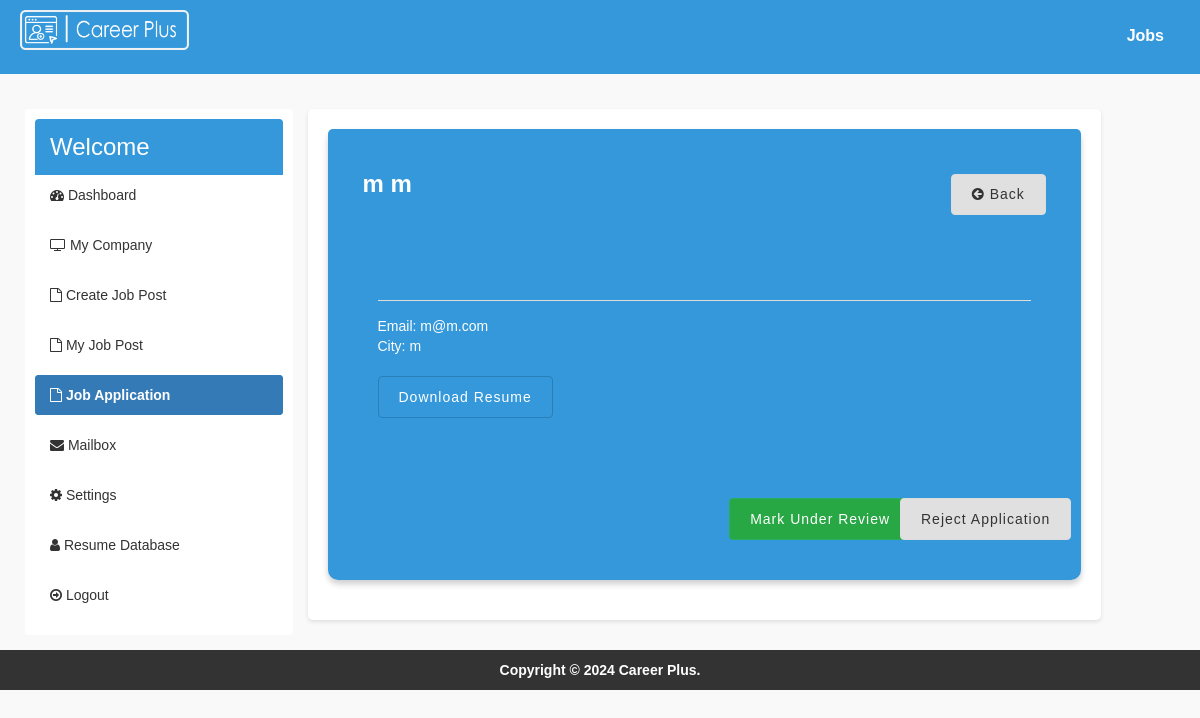
The page /company/user-application.php?id=14&id_jobpost=22 (signed in) on the database its author committed.
### tables this page shows
CREATE TABLE `users` (
  `id_user` int(11) NOT NULL,
  `firstname` varchar(255) NOT NULL,
  `lastname` varchar(255) NOT NULL,
  `email` varchar(255) NOT NULL,
  `password` varchar(255) NOT NULL,
  `address` text,
  `city` varchar(255) DEFAULT NULL,
  `state` varchar(255) DEFAULT NULL,
  `contactno` varchar(255) DEFAULT NULL,
  `qualification` varchar(255) DEFAULT NULL,
  `stream` varchar(255) DEFAULT NULL,
  `passingyear` varchar(255) DEFAULT NULL,
  `dob` varchar(255) DEFAULT NULL,
  `age` varchar(255) DEFAULT NULL,
  `designation` varchar(255) DEFAULT NULL,
  `resume` varchar(255) DEFAULT NULL,
  `hash` varchar(255) DEFAULT NULL,
  `active` int(11) NOT NULL DEFAULT '1',
  `aboutme` text NOT NULL,
  `skills` text
);

### company/user-application.php (the view, shortened to what this page needs)
<?php
require_once("../db.php");
?>
<!DOCTYPE html>
<html>
<head>
  <link rel="stylesheet" href="https://cdnjs.cloudflare.com/ajax/libs/ionicons/2.0.1/css/ionicons.min.css">
  <link rel="stylesheet" href="https://cdnjs.cloudflare.com/ajax/libs/twitter-bootstrap/3.3.7/css/bootstrap.min.css">
  <link rel="stylesheet" href="https://cdnjs.cloudflare.com/ajax/libs/font-awesome/4.7.0/css/font-awesome.min.css">
  <link rel="stylesheet" href="../css/style.css">
  <link rel="stylesheet" href="https://cdn.datatables.net/1.10.15/css/jquery.dataTables.min.css">
</head>
<body>
  <div class="wrapper">
  <header class="main-header">
      <a href="index.php" class="logo">
        <img class="header-logo" src="../img/career plus.png" alt="career plus logo" >
      </a>
      <div class="navbar ">
        <ul class="nav navbar-nav">
          <li>
            <a href="../jobs.php" class="d1">Jobs</a>
          </li>
        </ul>
      </div>
  </header>
    <div class="content-wrapper">
      <div class="row">
        <div class="col-md-3">
          <div class="box-nav ">
              <div class="box-header with-border">
                <h3 class="box-title">Welcome <b><?php echo $_SESSION['name']; ?></b></h3>
              </div>
              <div class="box-body no-padding">
                <ul class="nav nav-pills nav-stacked">
                  <li ><a href="index.php"><i class="fa fa-dashboard"></i> Dashboard</a></li>
                  <li><a href="edit-company.php"><i class="fa fa-tv"></i> My Company</a></li>
                  <li><a href="create-job-post.php"><i class="fa fa-file-o"></i> Create Job Post</a></li>
                  <li><a href="my-job-post.php"><i class="fa fa-file-o"></i> My Job Post</a></li>
                  <li class="active"><a href="job-applications.php"><i class="fa fa-file-o"></i> Job Application</a></li>
                  <li><a href="mailbox.php"><i class="fa fa-envelope"></i> Mailbox</a></li>
                  <li><a href="settings.php"><i class="fa fa-gear"></i> Settings</a></li>
                  <li><a href="resume-database.php"><i class="fa fa-user"></i> Resume Database</a></li>
                  <li><a href="../logout.php"><i class="fa fa-arrow-circle-o-right"></i> Logout</a></li>
                </ul>
              </div>
            </div>
          </div>
          <div class="col-md-8 bg-white padding-2">
          <div class="box box-solid">
            <div class="box box-primary">
             <div class="box-header with-border">
              <?php
               $sql = "SELECT * FROM users WHERE id_user='$_GET[id]'";
                $result = $conn->query($sql);
                if($result->num_rows > 0) {
                  while($row = $result->fetch_assoc())
                  {
                ?>
                  <h2><b><?php echo $row['firstname']. ' '.$row['lastname']; ?></b></h2>
                  <a href="job-applications.php" class="btn btn-default btn-lg btn-flat margin-top-20"><i class="fa fa-arrow-circle-left"></i> Back</a>
              </div>
                <div class="sub-box">
                <hr>
                <div>
                  <?php
                    echo 'Email: '.$row['email'];
                    echo '<br>';
                    echo 'City: '.$row['city'];
                    echo '<br>';
                    echo '<br>';
                    if($row['resume'] != "") {
                      echo '<a href="../uploads/resume/'.$row['resume'].'" class="btn btn-info" download="Resume">Download Resume</a>';
                    }
                    echo '<br>';
                    echo '<br>';
                    echo '<br>';
                    echo '<br>';
                  ?>
                  <div class="row">
                    <div class="col-md-3 pull-left">
                      <a href="under-review.php?id=<?php echo $row['id_user']; ?>&id_jobpost=<?php echo $_GET['id_jobpost']; ?>" class="btn btn-success">Mark Under Review</a>
                    </div>
                    <div class="col-md-3 pull-right">
                      <a href="reject.php?id=<?php echo $row['id_user']; ?>&id_jobpost=<?php echo $_GET['id_jobpost']; ?>" class="btn btn-danger">Reject Application</a>
                    </div>
                  </div>
                </div>
                <?php
                  }
                }
                ?>
              </div>
              </div>
            </div>
          </div>
        </div>
  </div>
  <footer class="main-footer" style="margin-left: 0px;">
    <div class="text-center">
      <strong>Copyright &copy; 2024 <a href="#">Career Plus</a>.</strong>
    </div>
  </footer>
</div>
</body>
</html>

### css/style.css (style rules this page uses)
body { --color-primary: #3498db; --color-primary-dark: #2980b9; --color-primary-light: #ecf0f1; --color-error: #e74c3c; --color-success: #2ecc71; --color-success-dark: #27ae60; --border-radius: 4px; --box-shadow: 0px 0px 0px dimgray; font-family: Arial, Helvetica, sans-serif; background-color: #f9f9f9; margin: 0; padding: 0; transition: background-color 0.3s ease; }
.wrapper { margin: 0 auto; }
.main-header { background-color: var(--color-primary); padding: 10px 0; color: #fff; text-align: center; transition: background-color 0.3s ease, color 0.3s ease; }
.main-header .navbar { margin: 0; padding: 0; }
.header-logo { height: 40px; width: auto; float: left; margin-left: 20px; }
.navbar { margin-top: 20px; }
.navbar ul { list-style-type: none; padding: 0; margin: 0; }
.navbar ul li a { color: #fff; text-decoration: none; font-size: 16px; }
.box-nav { border-radius: var(--border-radius); background-color: #fff; box-shadow: var(--box-shadow); padding: 10px; }
.navbar-nav { list-style-type: none; margin: 0; padding: 0; float: right; }
.navbar-nav li { display: inline-block; margin-right: 20px; }
.navbar-nav li a { color: white; text-decoration: none; font-weight: bold; border-bottom: 2px solid transparent; transition: border-color 0.3s; }
.active { border-radius: var(--border-radius); box-shadow: var(--box-shadow); cursor: pointer; color: white; background-color: var(--color-primary); }
.content-wrapper { padding: 15px; margin-left: 10px; }
.padding-2 { padding: 20px; }
.box { border-radius: 10px; background: #f9f9f9; ; margin-bottom: 20px; width: 100%; box-shadow: 0 4px 6px rgba(0, 0, 0, 0.1); transition: box-shadow 0.3s, transform 0.3s; }
.box-primary { background-color: var(--color-primary); color: #fff; padding: 10px 20px; border-top-left-radius: 5px; border-top-right-radius: 5px; }
.box-header { background-color: var(--color-primary); color: #fff; padding: 15px; border-top-left-radius: 4px; border-top-right-radius: 4px; display: flex; justify-content: space-between; align-items: center; }
.box-header.with-border h2 { margin: 0; font-size: 24px; display: inline-block; }
.box-title { margin: 0; font-size: 24px; }
.box-body { padding: 20px }
.sub-box { padding: 30px; }
.pull-left { float: left; }
.pull-right { float: right; }
.no-padding { padding: 0px; }
.nav-pills li { margin-bottom: 10px; }
.nav-pills li a { color: #333; transition: color 0.3s ease; }
.nav-pills li.active a { font-weight: bold; }
.bg-white { background-color: #fff; padding: 20px; border-radius: 5px; box-shadow: 0 2px 4px rgba(0, 0, 0, 0.1); }
.nav-pills li a:before { content: ""; position: absolute; top: 50%; left: 50%; width: 0; height: 0; background-color: rgba(255, 255, 255, 0.2); border-radius: 50%; z-index: 0; transition: width 0.3s, height 0.3s, top 0.3s, left 0.3s; transform: translate(-50%, -50%); }
.row { padding-top: 20px; }
.main-footer { background-color: #333; color: #fff; padding: 10px 0; text-align: center; margin-bottom: 0px; }
.main-footer a { color: #fff; transition: color 0.3s ease; }
.btn { border-radius: 3px; -webkit-box-shadow: none; box-shadow: none; border: 1px solid transparent; }
.btn-flat { background-color: var(--color-primary); }
.btn-default { background-color: #f4f4f4; color: #444; border-color: #ddd; }
.btn-success { background-color: var(--color-success); border-color: var(--color-success-dark); }
.btn-info { background-color: var(--color-primary); border-color: var(--color-primary-dark) }
.btn-danger { background-color: var(--color-error); border-color: #d73925; }
.margin-top-20 { margin-top: 20px; float: right; }
.sub-box { margin-top: 25px; }
.sub-box hr { margin: 15px 0; border-top: 1px solid #ddd; }
.btn { border-radius: 4px; padding: 10px 20px; font-size: 14px; letter-spacing: 1px; transition: all 0.2s ease-in-out; }
.btn-default { background-color: #e0e0e0; border-color: #ddd; color: #333; }
.btn-success, .btn-danger { color: #fff; }
.btn-success { background-color: #28a745; }
.btn-danger { background-color: #dc3545; }
.sub-box .row { display: flex; justify-content: flex-end; margin-top: 0; }
.sub-box .row .btn { margin-left: 10px; }
.sub-box .pull-right .btn { border-radius: 4px; padding: 10px 20px; font-size: 14px; letter-spacing: 1px; transition: all 0.2s ease-in-out; background-color: #e0e0e0; border-color: #ddd; color: #333; }

### rows shown on the page
users: firstname "m", lastname "m", email "m@m.com", city "m"
